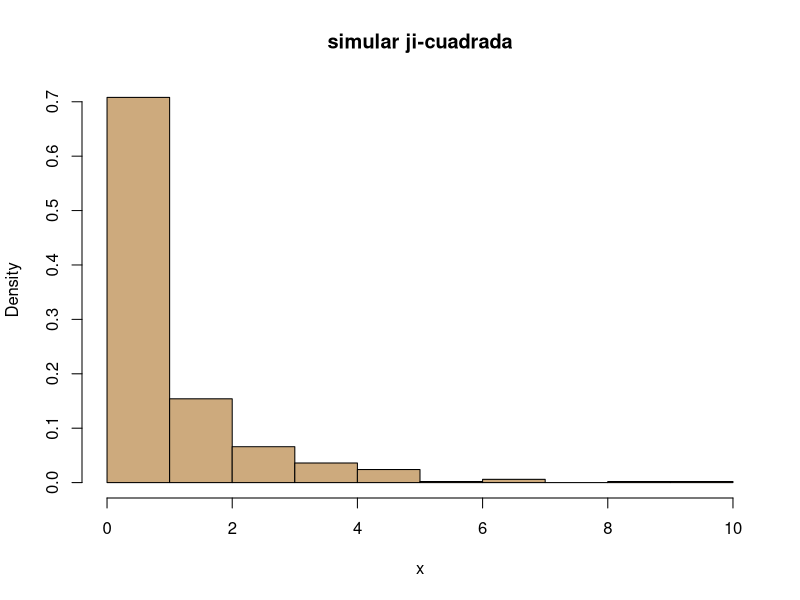
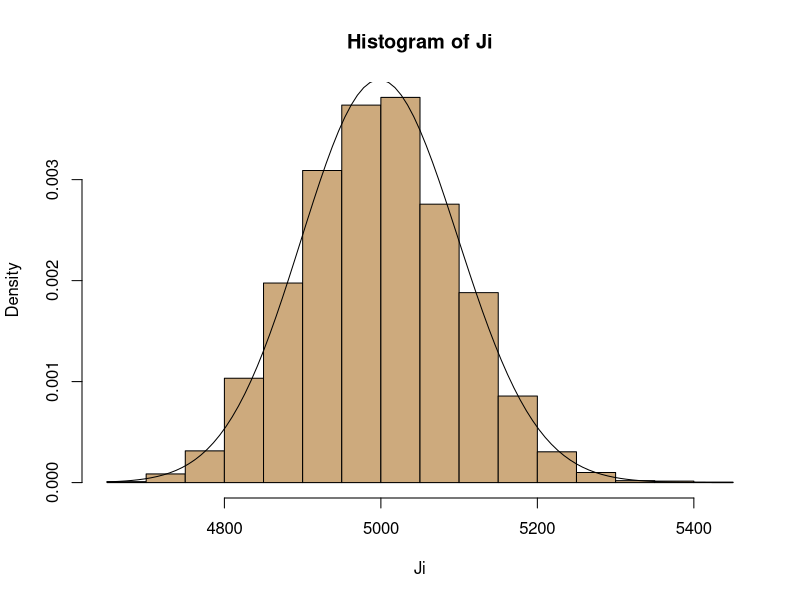
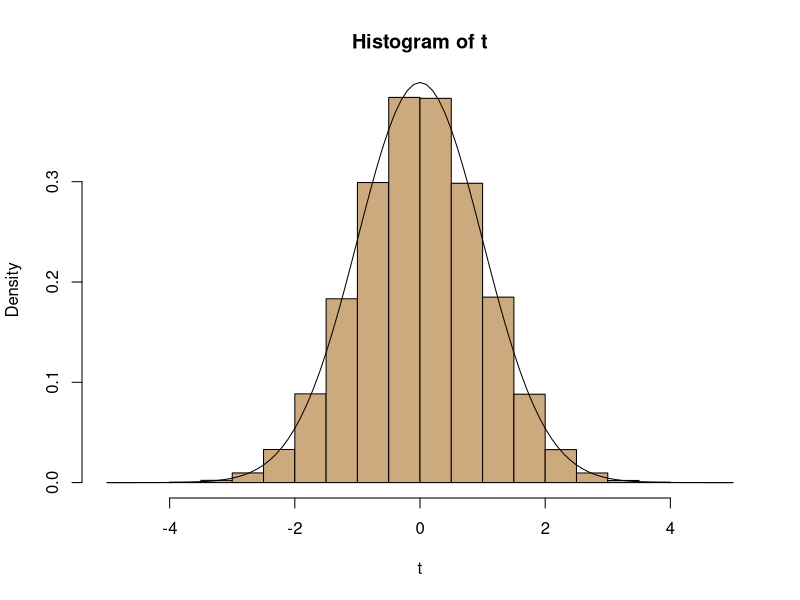
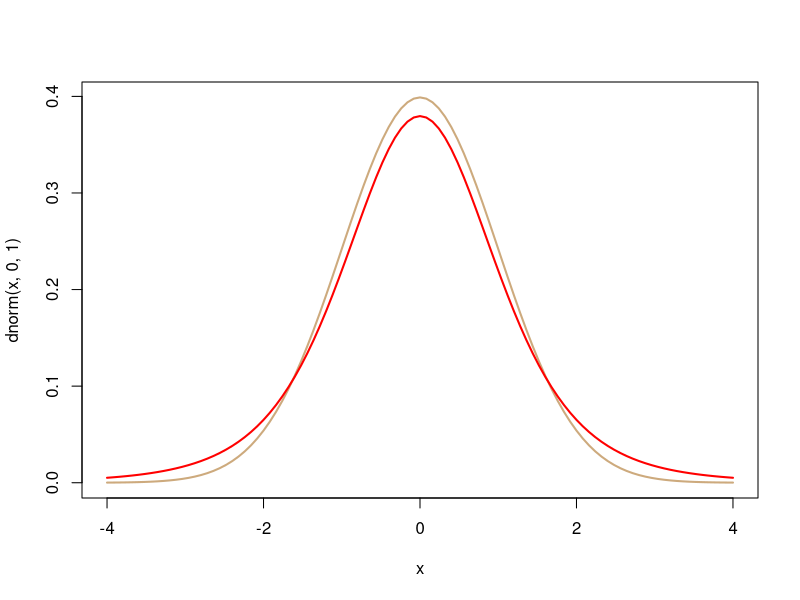

Write the R code that produced these figures, in order.
#Simular va ji-cuadrada gl=1

n=500
x=(rnorm(n))^2
Pedro<-"burlywood3"
hist(x,probability = T,col=Pedro,main = "simular ji-cuadrada")


#Simular ji-cuadrada gl=5
n=5000
m=4200
Ji=rep(0,m)
for(k in 1:m)
{
  x=(rnorm(n))^2
  Ji[k]=sum(x)
}
Ji
x=Ji
hist(Ji,col=Pedro,probability = TRUE)
curve(dchisq(x,n),add=T)

#Simular t-student

n=1000000
gl=5000
z=rnorm(n)
ji=rchisq(n,gl)

t=z/(sqrt(ji/gl))
t
x=t
hist(t, col=Pedro,probability=TRUE)
curve(dt(x,gl),add=T)

#Compara Normal y T-student

x=seq(-4,4,by=0.5)
gl=5

curve(dnorm(x,0,1),xlim=c(-4,4),col=Pedro,lwd=2)
curve(dt(x,gl),xlim=c(-4,4),col="red",lwd=2,add=T)